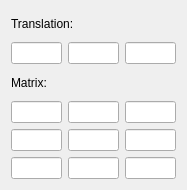
<?xml version="1.0" encoding="UTF-8"?>
<ui version="4.0">
 <class>Form</class>
 <widget class="QWidget" name="Form">
  <property name="geometry">
   <rect>
    <x>0</x>
    <y>0</y>
    <width>187</width>
    <height>190</height>
   </rect>
  </property>
  <property name="sizePolicy">
   <sizepolicy hsizetype="Maximum" vsizetype="Maximum">
    <horstretch>0</horstretch>
    <verstretch>0</verstretch>
   </sizepolicy>
  </property>
  <property name="windowTitle">
   <string>Form</string>
  </property>
  <layout class="QVBoxLayout" name="verticalLayout_2">
   <item>
    <widget class="QLabel" name="label">
     <property name="text">
      <string>Translation:</string>
     </property>
    </widget>
   </item>
   <item>
    <layout class="QHBoxLayout" name="horizontalLayout">
     <item>
      <widget class="QLineEdit" name="tx"/>
     </item>
     <item>
      <widget class="QLineEdit" name="ty"/>
     </item>
     <item>
      <widget class="QLineEdit" name="tz"/>
     </item>
    </layout>
   </item>
   <item>
    <widget class="QLabel" name="label_2">
     <property name="text">
      <string>Matrix:</string>
     </property>
    </widget>
   </item>
   <item>
    <layout class="QVBoxLayout" name="verticalLayout">
     <item>
      <layout class="QHBoxLayout" name="horizontalLayout_2">
       <item>
        <widget class="QLineEdit" name="rxx"/>
       </item>
       <item>
        <widget class="QLineEdit" name="rxy"/>
       </item>
       <item>
        <widget class="QLineEdit" name="rxz"/>
       </item>
      </layout>
     </item>
     <item>
      <layout class="QHBoxLayout" name="horizontalLayout_3">
       <item>
        <widget class="QLineEdit" name="ryx"/>
       </item>
       <item>
        <widget class="QLineEdit" name="ryy"/>
       </item>
       <item>
        <widget class="QLineEdit" name="ryz"/>
       </item>
      </layout>
     </item>
     <item>
      <layout class="QHBoxLayout" name="horizontalLayout_4">
       <item>
        <widget class="QLineEdit" name="rzx"/>
       </item>
       <item>
        <widget class="QLineEdit" name="rzy"/>
       </item>
       <item>
        <widget class="QLineEdit" name="rzz"/>
       </item>
      </layout>
     </item>
    </layout>
   </item>
  </layout>
 </widget>
 <resources/>
 <connections/>
</ui>
